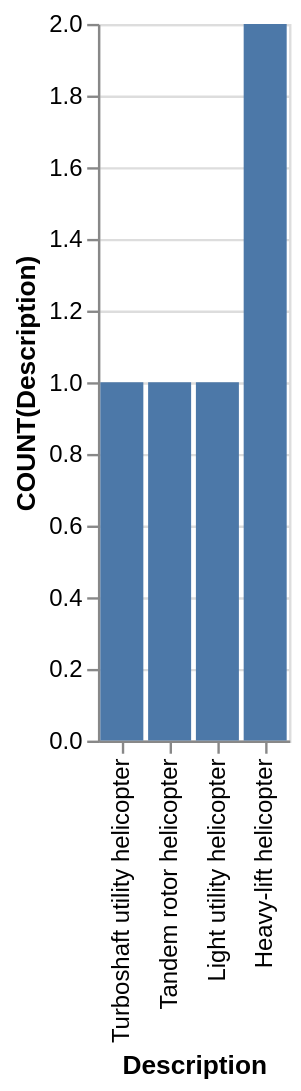

Describe this chart as a Vega-Lite specification.
### Vega-Lite specification from a JSON file in a GitHub repository (floating-point values rounded to 4 significant figures)
{"data": {"values": [{"x_data": "Turboshaft utility helicopter", "y_data": 1}, {"x_data": "Tandem rotor helicopter", "y_data": 1}, {"x_data": "Light utility helicopter", "y_data": 1}, {"x_data": "Heavy-lift helicopter", "y_data": 2}]}, "mark": "bar", "encoding": {"x": {"field": "x_data", "type": "nominal", "title": "Description", "sort": "descending"}, "y": {"field": "y_data", "type": "quantitative", "title": "COUNT(Description)"}}}
